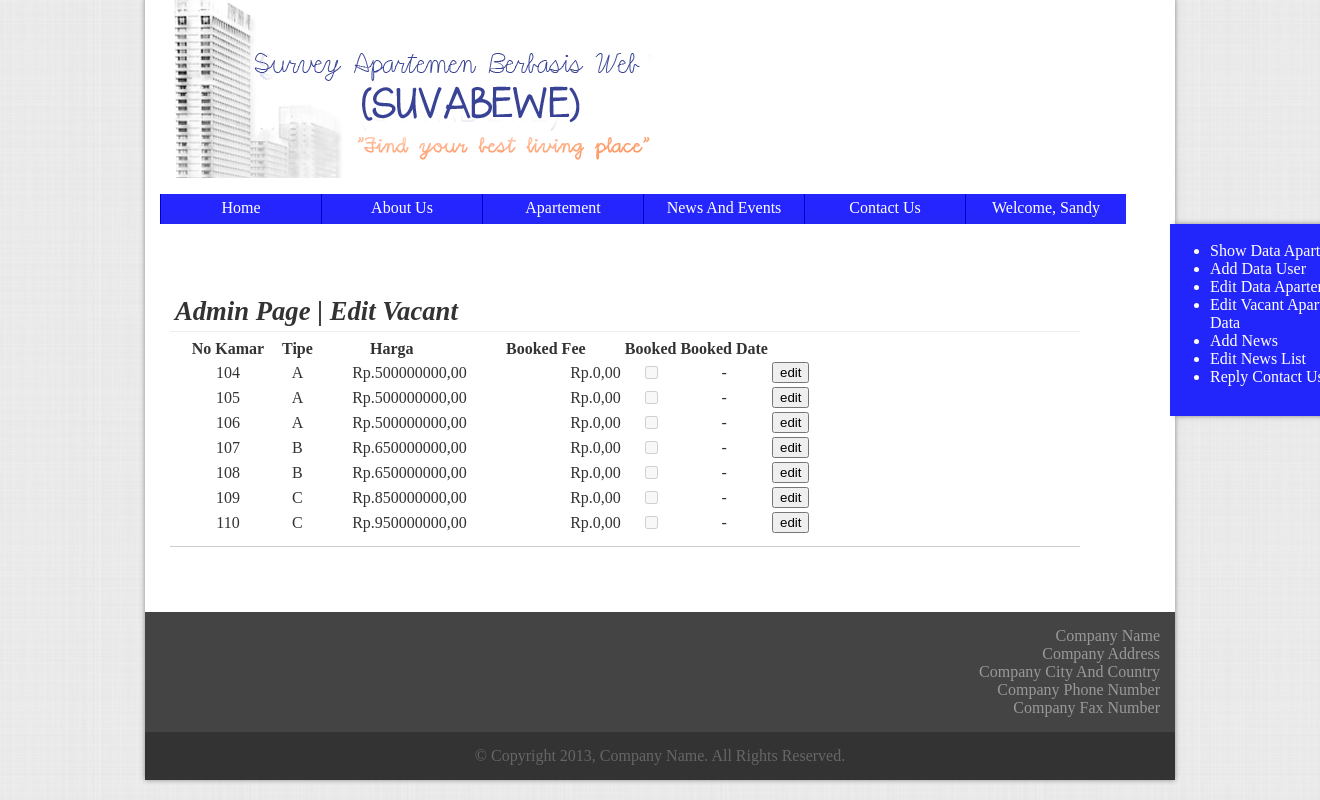
Page /file/vacant.php (signed in) on the committed database.
### tables this page shows
CREATE TABLE IF NOT EXISTS `apartemen` (
  `no_kamar` int(5) NOT NULL,
  `type_kamar` varchar(1) NOT NULL,
  `spec_kamar` text NOT NULL,
  `password` text NOT NULL,
  `nama_pemilik` text NOT NULL,
  `email` text NOT NULL,
  `available` tinyint(1) NOT NULL DEFAULT '1',
  `harga` int(20) NOT NULL,
  `booked` tinyint(1) NOT NULL DEFAULT '0',
  `booked_fee` int(20) NOT NULL,
  `booked_date` date NOT NULL,
  `tagihan_listrik` int(20) NOT NULL,
  `tagihan_air` int(20) NOT NULL,
  `gambar_tidur1` text NOT NULL,
  `gambar_tidur2` text NOT NULL,
  `gambar_tidur3` text NOT NULL,
  `gambar_makan` text NOT NULL,
  `gambar_dapur` text NOT NULL,
  `gambar_mandi` text NOT NULL,
  `gambar_tamu` text NOT NULL,
  `gambar_balkon` text NOT NULL,
  PRIMARY KEY (`no_kamar`)
);

### file/vacant.php (the view, shortened to what this page needs)
<html>
	<head>
		<link rel="stylesheet" href="../css/templates.css" type="text/css" />
	</head>
	<body>
		<div class="wrapper" id="wrapper">
		<?php include_once ('header.php');?>
		<?php
			include_once('sidemenu.php');
			$pilihtabel=mysql_query("SELECT * FROM apartemen WHERE available <> 0");
			$c = 0;
			while($row = mysql_fetch_array($pilihtabel))
			{
				$data[$c]['no'] = $row['no_kamar'];
				$data[$c]['tipe'] = $row['type_kamar'];
				$data[$c]['harga'] = $row['harga'];
				$data[$c]['booked'] = $row['booked'];
				$data[$c]['booked_fee'] = $row['booked_fee'];
				$data[$c]['booked_date'] = $row['booked_date'];
				$c=$c+1;
			}
		?>
		  <div class="container confmargin" style="height:<?php echo (110+$c*28);?>px">
				<div class="section showapt">
					<div class="sectionheader bottomline">
						<b>Admin Page | Edit Vacant</b>
					</div>
					<div class="sectioncontent ">
					<table>
						<tr align='center'>
						<th width='100'>No Kamar</th>
						<th width='30'>Tipe</th>
						<th width='150'>Harga</th>
						<th width='150'>Booked Fee</th>
						<th>Booked</th>
						<th>Booked Date</th>
						<th>&nbsp;</th>
						</tr>
						<?php
							for ($i = 0 ; $i < $c; $i++)
							{
							  echo "<tr align='center'>";
							  echo "<td>" .$data[$i]['no']."</td>";
							  	echo "<td>" . $data[$i]['tipe'] . "</td>";
							  echo "<td align='right'>Rp." .$data[$i]['harga'] . ",00</td>";
							  echo "<td  align='right'>Rp." . $data[$i]['booked_fee'] . ",00</td>";
							  echo "<td><input type='checkbox' disabled='disabled' ";
							  if ($data[$i]['booked'] == 1)
							  	echo "checked></td><td>". $data[$i]['booked_date'] ."</td>";
							  else
								echo "></td><td>-</td>";
							  echo "<td><a href='editvacant.php?no_kamar=". $data[$i]['no'] . "'><input type='button' value='edit'></a></td>";
							  echo "</tr>";
							 }
							?>
							</table>
					</div>
				</div>
			</div>
		</div>
	</body>
</html>

### css/templates.css (style rules this page uses)
body { background-image:url("../img/bg-body.png"); background-repeat:repeat; color:#333333; font-family:"Cambria"; font-size:16px; }
a { color:#000000; text-decoration:none; }
.wrapper { width:1000px; margin:-10px auto 0px auto; padding:0px 15px 0px 15px; background-color:#FFFFFF; box-shadow: 0px 0px 5px #888888; }
.footer { width:1020; margin:0px -15px 0px -15px; padding:5px; }
.subfooter1 { width:1000; margin-left:-5px; padding:15px; background-color:#444444; color:#999999; text-align:right; }
.subfooter2 { width:1000; margin:0px 0px -5px -5px; padding:15px; background-color:#333333; color:#666666; text-align:center; }
.container { width:980px; padding:10px; }
.section { border-bottom:solid thin #CCCCCC; float:left; padding:5px; }
.sectionheader { width:100%; padding:5px; height:30px; font-family:"Bodoni MT"; font-size:20pt; font-style:italic; margin-left:-5px; margin-top:-5px; }
.sectioncontent { width:100%; padding:5px; margin-left:-5px; color:#666666; }
.bottomline { border-bottom:solid thin #EEEEEE; }
.confmargin { margin-top:-135px; }
.showapt { width:900px; }

### rows in the picture
apartemen: no_kamar "104", type_kamar "A", harga "500000000", booked_fee "0"
apartemen: no_kamar "105", type_kamar "A", harga "500000000", booked_fee "0"
apartemen: no_kamar "106", type_kamar "A", harga "500000000", booked_fee "0"
apartemen: no_kamar "107", type_kamar "B", harga "650000000", booked_fee "0"
apartemen: no_kamar "108", type_kamar "B", harga "650000000", booked_fee "0"
apartemen: no_kamar "109", type_kamar "C", harga "850000000", booked_fee "0"
apartemen: no_kamar "110", type_kamar "C", harga "950000000", booked_fee "0"

### other values in the picture
$nama[0] "Sandy"
